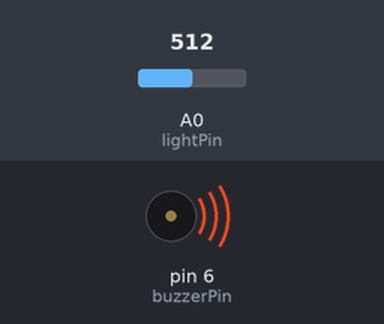
The sketch below on a simulated Arduino Uno, built with avr-gcc and run on an emulated ATmega328P. On the bench: buzzer (waves = sounding). The test bench sets the inputs (shaded band); at power-on: A0 (lightPin) = 512. What the sketch prints to the serial monitor is not drawn.

Above: at 0.2 s.
Timing chart, 0 to 1.7 s (numbered marks = the images above):
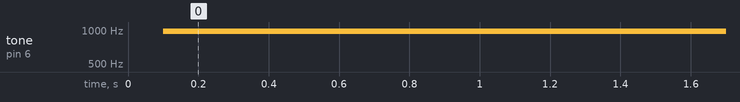

Measured:
- by itself, tone on pin 6 (buzzerPin): silent → 977 Hz at 0.10 s

The sketch:

photoresistor_2.ino
```cpp
int lightPin = A0;
int buzzerPin = 6;
int lightVal;
int s_delay = 100;
float buzzerVal;

void setup() {
  pinMode(lightPin, INPUT);
  pinMode(buzzerPin, OUTPUT);

  Serial.begin(9600);

}

void loop() {
  lightVal = analogRead(lightPin);
  Serial.println(lightVal);
  delay(s_delay);

buzzerVal = 255 - ((255./1023.)*lightVal);

analogWrite(buzzerPin, buzzerVal);

}
```
